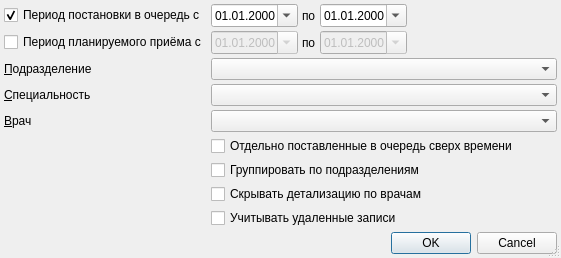
<?xml version="1.0" encoding="UTF-8"?>
<ui version="4.0">
 <class>PreRecordDoctorsDialog</class>
 <widget class="QDialog" name="PreRecordDoctorsDialog">
  <property name="windowModality">
   <enum>Qt::ApplicationModal</enum>
  </property>
  <property name="geometry">
   <rect>
    <x>0</x>
    <y>0</y>
    <width>561</width>
    <height>247</height>
   </rect>
  </property>
  <property name="windowTitle">
   <string>параметры отчёта</string>
  </property>
  <property name="sizeGripEnabled">
   <bool>true</bool>
  </property>
  <layout class="QGridLayout" name="gridLayout">
   <property name="leftMargin">
    <number>4</number>
   </property>
   <property name="topMargin">
    <number>4</number>
   </property>
   <property name="rightMargin">
    <number>4</number>
   </property>
   <property name="bottomMargin">
    <number>4</number>
   </property>
   <property name="spacing">
    <number>4</number>
   </property>
   <item row="1" column="2">
    <widget class="QLabel" name="lblEndScheduleDate">
     <property name="sizePolicy">
      <sizepolicy hsizetype="Maximum" vsizetype="Preferred">
       <horstretch>0</horstretch>
       <verstretch>0</verstretch>
      </sizepolicy>
     </property>
     <property name="text">
      <string>по</string>
     </property>
     <property name="buddy">
      <cstring>edtEndScheduleDate</cstring>
     </property>
    </widget>
   </item>
   <item row="2" column="1" colspan="5">
    <widget class="COrgStructureComboBox" name="cmbOrgStructure">
     <property name="sizePolicy">
      <sizepolicy hsizetype="Preferred" vsizetype="Fixed">
       <horstretch>0</horstretch>
       <verstretch>0</verstretch>
      </sizepolicy>
     </property>
    </widget>
   </item>
   <item row="2" column="0">
    <widget class="QLabel" name="lblOrgStructure">
     <property name="sizePolicy">
      <sizepolicy hsizetype="Preferred" vsizetype="Preferred">
       <horstretch>0</horstretch>
       <verstretch>0</verstretch>
      </sizepolicy>
     </property>
     <property name="text">
      <string>&amp;Подразделение</string>
     </property>
     <property name="buddy">
      <cstring>cmbOrgStructure</cstring>
     </property>
    </widget>
   </item>
   <item row="1" column="0">
    <widget class="QCheckBox" name="chkSchedulePeriod">
     <property name="sizePolicy">
      <sizepolicy hsizetype="Preferred" vsizetype="Fixed">
       <horstretch>0</horstretch>
       <verstretch>0</verstretch>
      </sizepolicy>
     </property>
     <property name="text">
      <string>Период планируемого приёма с</string>
     </property>
     <property name="checked">
      <bool>false</bool>
     </property>
    </widget>
   </item>
   <item row="3" column="1" colspan="5">
    <widget class="CRBComboBox" name="cmbSpeciality">
     <property name="sizePolicy">
      <sizepolicy hsizetype="Preferred" vsizetype="Fixed">
       <horstretch>0</horstretch>
       <verstretch>0</verstretch>
      </sizepolicy>
     </property>
     <property name="whatsThis">
      <string>&lt;html&gt;&lt;head&gt;&lt;meta name=&quot;qrichtext&quot; content=&quot;1&quot; /&gt;&lt;style type=&quot;text/css&quot;&gt;
p, li { white-space: pre-wrap; }
&lt;/style&gt;&lt;/head&gt;&lt;body style=&quot; font-family:'MS Shell Dlg 2'; font-size:8.25pt; font-weight:400; font-style:normal;&quot;&gt;
&lt;p style=&quot;-qt-paragraph-type:empty; margin-top:0px; margin-bottom:0px; margin-left:0px; margin-right:0px; -qt-block-indent:0; text-indent:0px;&quot;&gt;&lt;/p&gt;&lt;/body&gt;&lt;/html&gt;</string>
     </property>
    </widget>
   </item>
   <item row="4" column="1" colspan="5">
    <widget class="CPersonComboBoxEx" name="cmbPerson">
     <property name="sizePolicy">
      <sizepolicy hsizetype="Expanding" vsizetype="Fixed">
       <horstretch>0</horstretch>
       <verstretch>0</verstretch>
      </sizepolicy>
     </property>
    </widget>
   </item>
   <item row="6" column="1" colspan="5">
    <widget class="QCheckBox" name="chkGroupByOrgStructure">
     <property name="sizePolicy">
      <sizepolicy hsizetype="Preferred" vsizetype="Fixed">
       <horstretch>0</horstretch>
       <verstretch>0</verstretch>
      </sizepolicy>
     </property>
     <property name="text">
      <string>Группировать по подразделениям</string>
     </property>
    </widget>
   </item>
   <item row="10" column="0" colspan="6">
    <widget class="QDialogButtonBox" name="buttonBox">
     <property name="orientation">
      <enum>Qt::Horizontal</enum>
     </property>
     <property name="standardButtons">
      <set>QDialogButtonBox::Cancel|QDialogButtonBox::Ok</set>
     </property>
    </widget>
   </item>
   <item row="0" column="1">
    <widget class="CDateEdit" name="edtBegRecordDate">
     <property name="enabled">
      <bool>true</bool>
     </property>
     <property name="sizePolicy">
      <sizepolicy hsizetype="Maximum" vsizetype="Fixed">
       <horstretch>0</horstretch>
       <verstretch>0</verstretch>
      </sizepolicy>
     </property>
     <property name="displayFormat">
      <string>dd.MM.yyyy</string>
     </property>
     <property name="calendarPopup">
      <bool>true</bool>
     </property>
    </widget>
   </item>
   <item row="0" column="2">
    <widget class="QLabel" name="lblEndRecordDate">
     <property name="sizePolicy">
      <sizepolicy hsizetype="Maximum" vsizetype="Preferred">
       <horstretch>0</horstretch>
       <verstretch>0</verstretch>
      </sizepolicy>
     </property>
     <property name="text">
      <string>по</string>
     </property>
     <property name="buddy">
      <cstring>edtEndRecordDate</cstring>
     </property>
    </widget>
   </item>
   <item row="1" column="3" colspan="2">
    <widget class="CDateEdit" name="edtEndScheduleDate">
     <property name="enabled">
      <bool>false</bool>
     </property>
     <property name="sizePolicy">
      <sizepolicy hsizetype="Maximum" vsizetype="Fixed">
       <horstretch>0</horstretch>
       <verstretch>0</verstretch>
      </sizepolicy>
     </property>
     <property name="displayFormat">
      <string>dd.MM.yyyy</string>
     </property>
     <property name="calendarPopup">
      <bool>true</bool>
     </property>
    </widget>
   </item>
   <item row="8" column="0">
    <spacer name="verticalSpacer">
     <property name="orientation">
      <enum>Qt::Vertical</enum>
     </property>
     <property name="sizeHint" stdset="0">
      <size>
       <width>20</width>
       <height>0</height>
      </size>
     </property>
    </spacer>
   </item>
   <item row="1" column="1">
    <widget class="CDateEdit" name="edtBegScheduleDate">
     <property name="enabled">
      <bool>false</bool>
     </property>
     <property name="sizePolicy">
      <sizepolicy hsizetype="Maximum" vsizetype="Fixed">
       <horstretch>0</horstretch>
       <verstretch>0</verstretch>
      </sizepolicy>
     </property>
     <property name="displayFormat">
      <string>dd.MM.yyyy</string>
     </property>
     <property name="calendarPopup">
      <bool>true</bool>
     </property>
    </widget>
   </item>
   <item row="0" column="0">
    <widget class="QCheckBox" name="chkRecordPeriod">
     <property name="sizePolicy">
      <sizepolicy hsizetype="Preferred" vsizetype="Fixed">
       <horstretch>0</horstretch>
       <verstretch>0</verstretch>
      </sizepolicy>
     </property>
     <property name="text">
      <string>Период постановки в очередь с</string>
     </property>
     <property name="checked">
      <bool>true</bool>
     </property>
    </widget>
   </item>
   <item row="0" column="3" colspan="2">
    <widget class="CDateEdit" name="edtEndRecordDate">
     <property name="enabled">
      <bool>true</bool>
     </property>
     <property name="sizePolicy">
      <sizepolicy hsizetype="Maximum" vsizetype="Fixed">
       <horstretch>0</horstretch>
       <verstretch>0</verstretch>
      </sizepolicy>
     </property>
     <property name="displayFormat">
      <string>dd.MM.yyyy</string>
     </property>
     <property name="calendarPopup">
      <bool>true</bool>
     </property>
    </widget>
   </item>
   <item row="0" column="5">
    <spacer name="horizontalSpacer">
     <property name="orientation">
      <enum>Qt::Horizontal</enum>
     </property>
     <property name="sizeHint" stdset="0">
      <size>
       <width>40</width>
       <height>20</height>
      </size>
     </property>
    </spacer>
   </item>
   <item row="3" column="0">
    <widget class="QLabel" name="lblSpeciality">
     <property name="sizePolicy">
      <sizepolicy hsizetype="Preferred" vsizetype="Preferred">
       <horstretch>0</horstretch>
       <verstretch>0</verstretch>
      </sizepolicy>
     </property>
     <property name="text">
      <string>&amp;Специальность</string>
     </property>
     <property name="buddy">
      <cstring>cmbSpeciality</cstring>
     </property>
    </widget>
   </item>
   <item row="4" column="0">
    <widget class="QLabel" name="lblPerson">
     <property name="sizePolicy">
      <sizepolicy hsizetype="Preferred" vsizetype="Preferred">
       <horstretch>0</horstretch>
       <verstretch>0</verstretch>
      </sizepolicy>
     </property>
     <property name="text">
      <string>&amp;Врач</string>
     </property>
     <property name="buddy">
      <cstring>cmbPerson</cstring>
     </property>
    </widget>
   </item>
   <item row="7" column="1" colspan="5">
    <widget class="QCheckBox" name="chkHidePersons">
     <property name="text">
      <string>Скрывать детализацию по врачам</string>
     </property>
    </widget>
   </item>
   <item row="5" column="1" colspan="5">
    <widget class="QCheckBox" name="chkOvertime">
     <property name="text">
      <string>Отдельно поставленные в очередь сверх времени</string>
     </property>
    </widget>
   </item>
   <item row="8" column="1" colspan="5">
    <widget class="QCheckBox" name="chkShowDeleted">
     <property name="text">
      <string>Учитывать удаленные записи</string>
     </property>
    </widget>
   </item>
  </layout>
 </widget>
 <customwidgets>
  <customwidget>
   <class>COrgStructureComboBox</class>
   <extends>QComboBox</extends>
   <header>Orgs/OrgStructComboBoxes.h</header>
  </customwidget>
  <customwidget>
   <class>CRBComboBox</class>
   <extends>QComboBox</extends>
   <header>library/crbcombobox.h</header>
  </customwidget>
  <customwidget>
   <class>CDateEdit</class>
   <extends>QDateEdit</extends>
   <header>library/DateEdit</header>
  </customwidget>
  <customwidget>
   <class>CPersonComboBoxEx</class>
   <extends>QComboBox</extends>
   <header>Orgs/PersonComboBoxEx.h</header>
  </customwidget>
 </customwidgets>
 <tabstops>
  <tabstop>chkRecordPeriod</tabstop>
  <tabstop>edtBegRecordDate</tabstop>
  <tabstop>edtEndRecordDate</tabstop>
  <tabstop>chkSchedulePeriod</tabstop>
  <tabstop>edtBegScheduleDate</tabstop>
  <tabstop>edtEndScheduleDate</tabstop>
  <tabstop>cmbOrgStructure</tabstop>
  <tabstop>cmbSpeciality</tabstop>
  <tabstop>cmbPerson</tabstop>
  <tabstop>chkOvertime</tabstop>
  <tabstop>chkGroupByOrgStructure</tabstop>
  <tabstop>chkHidePersons</tabstop>
  <tabstop>buttonBox</tabstop>
 </tabstops>
 <resources/>
 <connections>
  <connection>
   <sender>buttonBox</sender>
   <signal>accepted()</signal>
   <receiver>PreRecordDoctorsDialog</receiver>
   <slot>accept()</slot>
   <hints>
    <hint type="sourcelabel">
     <x>194</x>
     <y>149</y>
    </hint>
    <hint type="destinationlabel">
     <x>119</x>
     <y>177</y>
    </hint>
   </hints>
  </connection>
  <connection>
   <sender>buttonBox</sender>
   <signal>rejected()</signal>
   <receiver>PreRecordDoctorsDialog</receiver>
   <slot>reject()</slot>
   <hints>
    <hint type="sourcelabel">
     <x>245</x>
     <y>149</y>
    </hint>
    <hint type="destinationlabel">
     <x>316</x>
     <y>177</y>
    </hint>
   </hints>
  </connection>
  <connection>
   <sender>chkRecordPeriod</sender>
   <signal>toggled(bool)</signal>
   <receiver>edtBegRecordDate</receiver>
   <slot>setEnabled(bool)</slot>
   <hints>
    <hint type="sourcelabel">
     <x>142</x>
     <y>13</y>
    </hint>
    <hint type="destinationlabel">
     <x>229</x>
     <y>11</y>
    </hint>
   </hints>
  </connection>
  <connection>
   <sender>chkRecordPeriod</sender>
   <signal>toggled(bool)</signal>
   <receiver>edtEndRecordDate</receiver>
   <slot>setEnabled(bool)</slot>
   <hints>
    <hint type="sourcelabel">
     <x>110</x>
     <y>17</y>
    </hint>
    <hint type="destinationlabel">
     <x>319</x>
     <y>21</y>
    </hint>
   </hints>
  </connection>
  <connection>
   <sender>chkSchedulePeriod</sender>
   <signal>toggled(bool)</signal>
   <receiver>edtBegScheduleDate</receiver>
   <slot>setEnabled(bool)</slot>
   <hints>
    <hint type="sourcelabel">
     <x>146</x>
     <y>39</y>
    </hint>
    <hint type="destinationlabel">
     <x>222</x>
     <y>41</y>
    </hint>
   </hints>
  </connection>
  <connection>
   <sender>chkSchedulePeriod</sender>
   <signal>toggled(bool)</signal>
   <receiver>edtEndScheduleDate</receiver>
   <slot>setEnabled(bool)</slot>
   <hints>
    <hint type="sourcelabel">
     <x>95</x>
     <y>38</y>
    </hint>
    <hint type="destinationlabel">
     <x>327</x>
     <y>38</y>
    </hint>
   </hints>
  </connection>
  <connection>
   <sender>chkRecordPeriod</sender>
   <signal>clicked()</signal>
   <receiver>edtBegRecordDate</receiver>
   <slot>setFocus()</slot>
   <hints>
    <hint type="sourcelabel">
     <x>97</x>
     <y>16</y>
    </hint>
    <hint type="destinationlabel">
     <x>230</x>
     <y>16</y>
    </hint>
   </hints>
  </connection>
  <connection>
   <sender>chkSchedulePeriod</sender>
   <signal>clicked()</signal>
   <receiver>edtBegScheduleDate</receiver>
   <slot>setFocus()</slot>
   <hints>
    <hint type="sourcelabel">
     <x>129</x>
     <y>41</y>
    </hint>
    <hint type="destinationlabel">
     <x>225</x>
     <y>35</y>
    </hint>
   </hints>
  </connection>
 </connections>
</ui>
